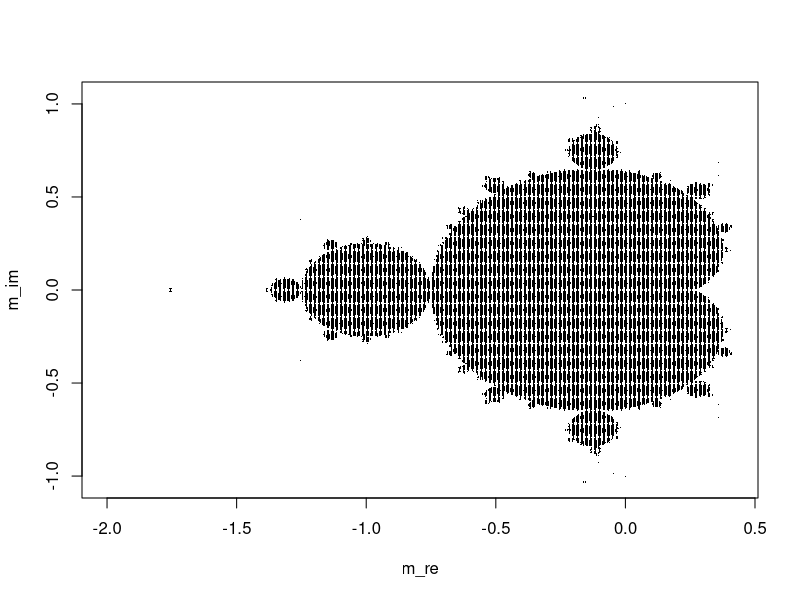

Reproduce this figure in R.
#Mandelbrot set by F. Pulukadang
cr <- seq(-2, 1.25, by = 0.005);
x <- seq(1, length(cr));
y <- seq(1, length(cr));
m_re <- c();
m_im <- c();
for(re in x){
  for(im in y){
    c_re = cr[re];
    c_im = cr[im];
    z_re = 0;
    z_im = 0;
    conv = TRUE;
    for (j in seq(1,1000)){
      z_re2 = z_re;
      z_re = (z_re^2 - z_im^2 + c_re);
      z_im = 2*z_re2*z_im + c_im;
      if ((z_re^2)+(z_im^2)>4){
        conv = FALSE;
        break;
      }
    };
    if (conv == TRUE){
      m_re <- append(m_re, c_re);
      m_im <- append(m_im, c_im);
    }
  }
}
plot(m_re, m_im, type = 'p', pch = 16, cex = 0.05, col = 'black')
